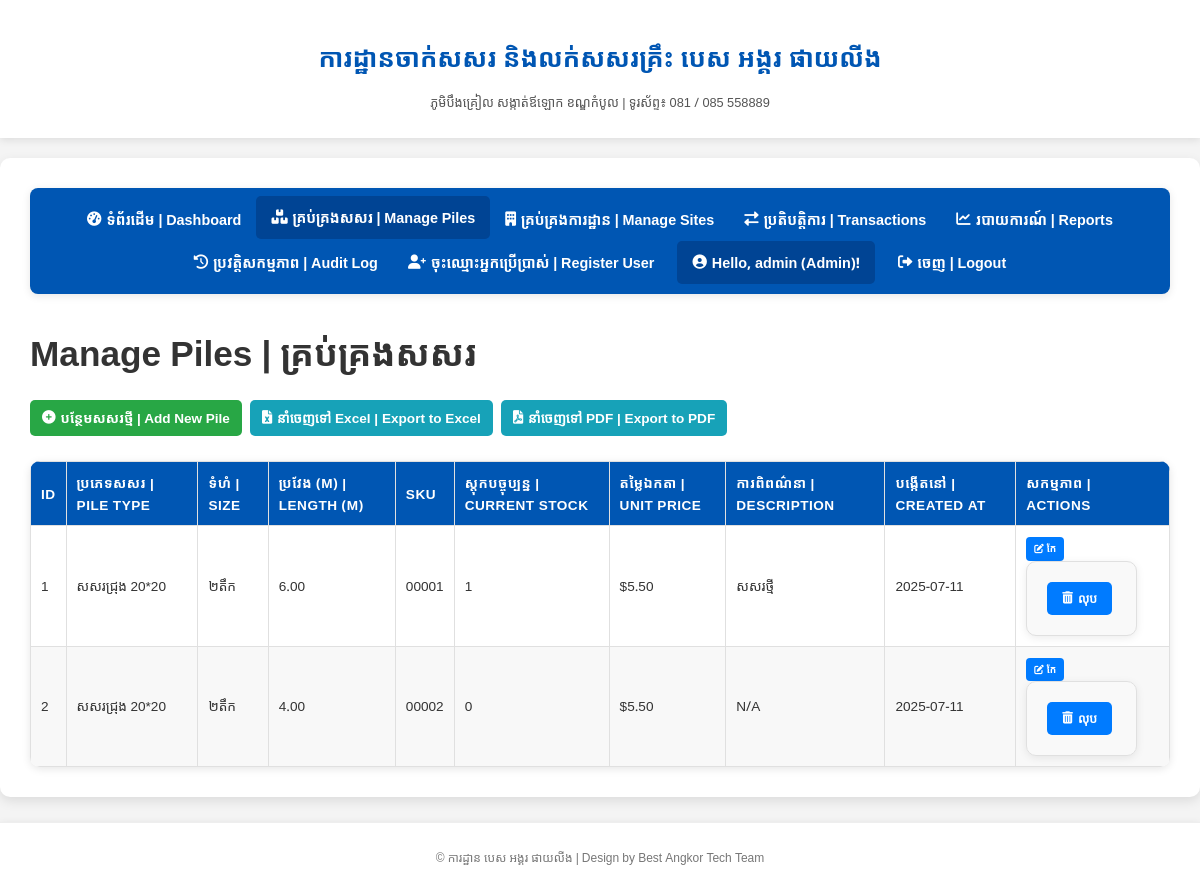
Screenshot of /piles (signed in) with the database file from the repository.
### app.py (models this page shows, shortened)
class User(UserMixin, db.Model):
    id = db.Column(db.Integer, primary_key=True)
    username = db.Column(db.String(80), unique=True, nullable=False)
    password_hash = db.Column(db.String(128), nullable=False)
    role = db.Column(db.String(50), default='user', nullable=False) # e.g., 'admin', 'manager', 'stock_keeper'
    created_at = db.Column(db.DateTime, default=datetime.now)

class Pile(db.Model):
    id = db.Column(db.Integer, primary_key=True)
    pile_type = db.Column(db.String(100), nullable=False)
    size = db.Column(db.String(100), nullable=False)
    length = db.Column(db.Float, nullable=False)
    sku = db.Column(db.String(100), unique=True, nullable=False)
    current_stock = db.Column(db.Integer, default=0)
    unit_price = db.Column(db.Float, default=0.0) # Current unit price for the pile
    description = db.Column(db.Text)
    created_at = db.Column(db.DateTime, default=datetime.now)
    transactions = db.relationship('Transaction', backref='pile', lazy=True)

### app.py (the view)
@app.route('/piles')
@login_required
@role_required(['admin', 'manager', 'stock_keeper']) # Stock Keeper can view piles
def manage_piles():
    page = request.args.get('page', 1, type=int)
    sort_by = request.args.get('sort_by', 'sku')
    order = request.args.get('order', 'asc')
    valid_sort_columns = ['pile_type', 'size', 'length', 'sku', 'current_stock', 'unit_price', 'created_at']
    if sort_by not in valid_sort_columns:
        sort_by = 'sku' # Default sort
    sort_column = getattr(Pile, sort_by)
    if order == 'desc':
        piles_query = Pile.query.order_by(sort_column.desc())
    else:
        piles_query = Pile.query.order_by(sort_column.asc())
    pagination = piles_query.paginate(page=page, per_page=10, error_out=False)
    piles = pagination.items
    return render_template('piles.html', piles=piles, pagination=pagination, sort_by=sort_by, order=order)

### app.py (called while the page is built)
@login_manager.user_loader
def load_user(user_id):
    return User.query.get(int(user_id))

@app.context_processor
def inject_global_vars():
    return dict(current_year=datetime.now().year)

@app.before_request
def before_request():
    g.db = db.session

def role_required(roles):
    if not isinstance(roles, list):
        roles = [roles]
    def decorator(f):
        @wraps(f)
        def decorated_function(*args, **kwargs):
            if not current_user.is_authenticated:
                flash("Please log in to access this page.", "info")
                return redirect(url_for('login', next=request.url))
            if current_user.role not in roles:
                flash("You do not have permission to access this page.", "error")
                return redirect(url_for('index')) # Redirect to dashboard or a permission denied page
            return f(*args, **kwargs)
        return decorated_function
    return decorator

### templates/piles.html (shortened to what this page needs)
{% extends "base.html" %}
{% block content %}
<h1>Manage Piles | គ្រប់គ្រងសសរ</h1>
<div class="button-group">
    {% if current_user.is_authenticated and current_user.role in ['admin', 'manager'] %}
    <a href="{{ url_for('add_pile') }}" class="add-button"><i class="fas fa-plus-circle"></i> បន្ថែមសសរថ្មី | Add New Pile</a>
    {% endif %}
    <button class="export-btn" onclick="exportTableToExcel('piles-table', 'piles_report')"><i class="fas fa-file-excel"></i> នាំចេញទៅ Excel | Export to Excel</button>
    <button class="export-btn" onclick="exportTableToPDF('piles-table', 'Piles Report')"><i class="fas fa-file-pdf"></i> នាំចេញទៅ PDF | Export to PDF</button>
</div>
<table id="piles-table">
    <thead>
        <tr>
            <th>ID</th>
            <th>ប្រភេទសសរ | Pile Type</th>
            <th>ទំហំ | Size</th>
            <th>ប្រវែង (m) | Length (m)</th>
            <th>SKU</th>
            <th>ស្តុកបច្ចុប្បន្ន | Current Stock</th>
            <th>តម្លៃឯកតា | Unit Price</th>
            <th>ការពិពណ៌នា | Description</th>
            <th>បង្កើតនៅ | Created At</th>
            <th>សកម្មភាព | Actions</th>
        </tr>
    </thead>
    <tbody>
        {% for pile in piles %}
        <tr>
            <td data-label="ID">{{ pile.id }}</td>
            <td data-label="ប្រភេទសសរ | Pile Type">{{ pile.pile_type }}</td>
            <td data-label="ទំហំ | Size">{{ pile.size }}</td>
            <td data-label="ប្រវែង (m) | Length (m)">{{ "%.2f"|format(pile.length) }}</td>
            <td data-label="SKU">{{ pile.sku }}</td>
            <td data-label="ស្តុកបច្ចុប្បន្ន | Current Stock">{{ pile.current_stock }}</td>
            <td data-label="តម្លៃឯកតា | Unit Price">${{ "%.2f"|format(pile.unit_price) if pile.unit_price is not none and pile.unit_price > 0 else 'N/A' }}</td>
            <td data-label="ការពិពណ៌នា | Description">{{ pile.description or 'N/A' }}</td>
            <td data-label="បង្កើតនៅ | Created At">{{ pile.created_at.strftime('%Y-%m-%d') if pile.created_at else 'N/A' }}</td>
            <td data-label="សកម្មភាព | Actions" class="actions">
                {% if current_user.is_authenticated and current_user.role in ['admin', 'manager'] %}
                <a href="{{ url_for('edit_pile', pile_id=pile.id) }}" class="edit-button"><i class="fas fa-edit"></i> កែ</a>
                {% endif %}
                {% if current_user.is_authenticated and current_user.role == 'admin' %}
                <form method="POST" action="{{ url_for('delete_pile', pile_id=pile.id) }}" onsubmit="event.preventDefault(); showModal('Are you sure you want to delete this pile and all associated transactions? | ប្រាកដទេថាចង់លុបសសរនេះ និងប្រតិបត្តិការទាំងអស់ដែលពាក់ព័ន្ធ?', 'confirm', 'Confirm Deletion | បញ្ជាក់ការលុប', function(result) { if (result) this.closest('form').submit(); }.bind(this));">
                    <button type="submit" class="delete-button"><i class="fas fa-trash-alt"></i> លុប</button>
                </form>
                {% endif %}
            </td>
        </tr>
        {% else %}
        <tr>
            <td colspan="10">រកមិនឃើញសសរទេ។ | No piles found.</td>
        </tr>
        {% endfor %}
    </tbody>
</table>
{% endblock %}

### templates/base.html (shortened to what this page needs)
<!DOCTYPE html>
<html lang="en">
<head>
    <link rel="stylesheet" href="https://cdnjs.cloudflare.com/ajax/libs/font-awesome/6.0.0-beta3/css/all.min.css">
</head>
<body>
    <header>
        <h1>ការដ្ឋានចាក់សសរ និងលក់សសរគ្រឹះ បេស អង្គរ ផាយលីង</h1>
        <p>ភូមិបឹងគ្រៀល សង្កាត់ឪឡោក ខណ្ឌកំបូល | ទូរស័ព្ទ៖ 081 / 085 558889</p>
    </header>
    <div class="container">
        <nav class="navbar">
            <a href="{{ url_for('index') }}" class="{{ 'active' if request.endpoint == 'index' else '' }}"><i class="fas fa-tachometer-alt"></i> ទំព័រដើម | Dashboard</a>
            {% if current_user.is_authenticated %}
                {% if current_user.role in ['admin', 'manager', 'stock_keeper'] %}
                    <a href="{{ url_for('manage_piles') }}" class="{{ 'active' if request.endpoint in ['manage_piles', 'add_pile', 'edit_pile'] else '' }}"><i class="fas fa-boxes"></i> គ្រប់គ្រងសសរ | Manage Piles</a>
                {% endif %}
                {% if current_user.role in ['admin', 'manager'] %}
                    <a href="{{ url_for('manage_sites') }}" class="{{ 'active' if request.endpoint in ['manage_sites', 'add_customer_site', 'edit_customer_site'] else '' }}"><i class="fas fa-building"></i> គ្រប់គ្រងការដ្ឋាន | Manage Sites</a>
                {% endif %}
                {% if current_user.role in ['admin', 'manager', 'stock_keeper'] %}
                    <a href="{{ url_for('manage_transactions') }}" class="{{ 'active' if request.endpoint in ['manage_transactions', 'add_transaction', 'edit_transaction'] else '' }}"><i class="fas fa-exchange-alt"></i> ប្រតិបត្តិការ | Transactions</a>
                {% endif %}
                {% if current_user.role in ['admin', 'manager'] %}
                    <a href="{{ url_for('reports') }}" class="{{ 'active' if request.endpoint == 'reports' else '' }}"><i class="fas fa-chart-line"></i> របាយការណ៍ | Reports</a>
                {% endif %}
                {% if current_user.role == 'admin' %}
                    <a href="{{ url_for('view_audit_log') }}" class="{{ 'active' if request.endpoint == 'view_audit_log' else '' }}"><i class="fas fa-history"></i> ប្រវត្តិសកម្មភាព | Audit Log</a>
                    <a href="{{ url_for('register') }}" class="{{ 'active' if request.endpoint == 'register' else '' }}"><i class="fas fa-user-plus"></i> ចុះឈ្មោះអ្នកប្រើប្រាស់ | Register User</a>
                {% endif %}
                <span class="user-info"><i class="fas fa-user-circle"></i> Hello, {{ current_user.username }} ({{ current_user.role.capitalize() }})!</span>
                <a href="{{ url_for('logout') }}"><i class="fas fa-sign-out-alt"></i> ចេញ | Logout</a>
            {% else %}
                <a href="{{ url_for('login') }}"><i class="fas fa-sign-in-alt"></i> ចូល | Login</a>
            {% endif %}
        </nav>
        {% block content %}{% endblock %}
    </div>
    <footer>
        <p>&copy; {{ g.current_year }} ការដ្ឋាន បេស អង្គរ ផាយលីង | Design by Best Angkor Tech Team</p>
    </footer>
</body>
</html>

### templates/base.html (style rules this page uses)
body { font-family: 'Noto Sans Khmer', Arial, sans-serif; margin: 0; background-color: #f4f4f4; color: #333; line-height: 1.6; font-size: 16px; }
.container { max-width: 1200px; margin: 20px auto; background-color: #fff; padding: 30px; border-radius: 10px; box-shadow: 0 4px 12px rgba(0, 0, 0, 0.1); }
h1, h2, h3 { color: #333; margin-top: 25px; margin-bottom: 15px; font-weight: 700; }
h1 { font-size: 2.2em; }
.navbar { background-color: #0056b3; padding: 10px 0; border-radius: 8px; margin-bottom: 30px; text-align: center; display: flex; justify-content: center; flex-wrap: wrap; box-shadow: 0 2px 8px rgba(0, 0, 0, 0.1); }
.navbar a { color: white; padding: 10px 15px; text-decoration: none; text-align: center; display: inline-block; transition: background-color 0.3s ease, transform 0.2s ease; font-weight: 600; font-size: 0.9em; display: flex; align-items: center; gap: 5px; }
.navbar a:hover, .navbar a.active { background-color: #004494; border-radius: 5px; transform: translateY(-2px); }
.user-info { color: white; padding: 10px 15px; display: inline-block; font-weight: bold; background-color: #004494; border-radius: 5px; margin: 0 8px; font-size: 0.9em; display: flex; align-items: center; gap: 5px; }
table { width: 100%; border-collapse: collapse; margin-top: 25px; box-shadow: 0 2px 8px rgba(0,0,0,0.1); border-radius: 10px; overflow: hidden; background-color: #fff; }
th, td { border: 1px solid #e0e0e0; padding: 10px; text-align: left; font-size: 0.85em; }
th { background-color: #0056b3; color: white; font-weight: bold; text-transform: uppercase; letter-spacing: 0.5px; }
tr:nth-child(even) { background-color: #f8f8f8; }
.actions form { display: inline-block; margin: 0; }
.actions button, .actions a { padding: 4px 8px; border: none; border-radius: 4px; cursor: pointer; font-size: 0.7em; text-decoration: none; display: inline-flex; align-items: center; gap: 3px; margin-right: 4px; transition: background-color 0.3s ease, transform 0.2s ease; font-weight: 600; }
.edit-button { background-color: #007bff; color: white; }
.delete-button { background-color: #dc3545; color: white; }
.button-group { margin-top: 20px; margin-bottom: 20px; display: flex; gap: 8px; flex-wrap: wrap; justify-content: flex-start; }
.button-group a, .button-group button { padding: 7px 12px; color: white; text-decoration: none; border-radius: 5px; border: none; cursor: pointer; font-size: 0.85em; transition: background-color 0.3s ease, transform 0.2s ease; font-weight: 600; display: inline-flex; align-items: center; gap: 5px; }
.add-button { background-color: #28a745; }
.export-btn { background-color: #17a2b8; }
form { background-color: #f9f9f9; padding: 20px; border-radius: 10px; margin-bottom: 20px; border: 1px solid #e0e0e0; box-shadow: 0 2px 8px rgba(0,0,0,0.08); }
form button[type="submit"] { padding: 8px 15px; color: white; border: none; border-radius: 5px; cursor: pointer; font-size: 0.9em; background-color: #007bff; transition: background-color 0.3s ease, transform 0.2s ease; font-weight: 600; display: inline-flex; align-items: center; gap: 5px; }
header, footer { background-color: #ffffff; padding: 0.8rem 1.2rem; text-align: center; box-shadow: 0 2px 8px rgba(0,0,0,0.1); }
header h1 { font-size: 1.6rem; color: #0056b3; font-weight: bold; margin-bottom: 4px; }
header p { color: #555; font-size: 0.8em; }
footer { margin-top: 25px; border-top: 1px solid #eee; }
footer p { font-size: 0.75em; color: #777; }

### rows the page displays
User: username "admin", role "Admin"
Pile: id "1", pile_type "សសរជ្រុង 20*20", size "២តឹក", length "6.00", sku "00001", current_stock "1", unit_price "5.50", description "សសរថ្មី", created_at "2025-07-11"
Pile: id "2", pile_type "សសរជ្រុង 20*20", size "២តឹក", length "4.00", sku "00002", current_stock "0", unit_price "5.50", description "N/A", created_at "2025-07-11"
